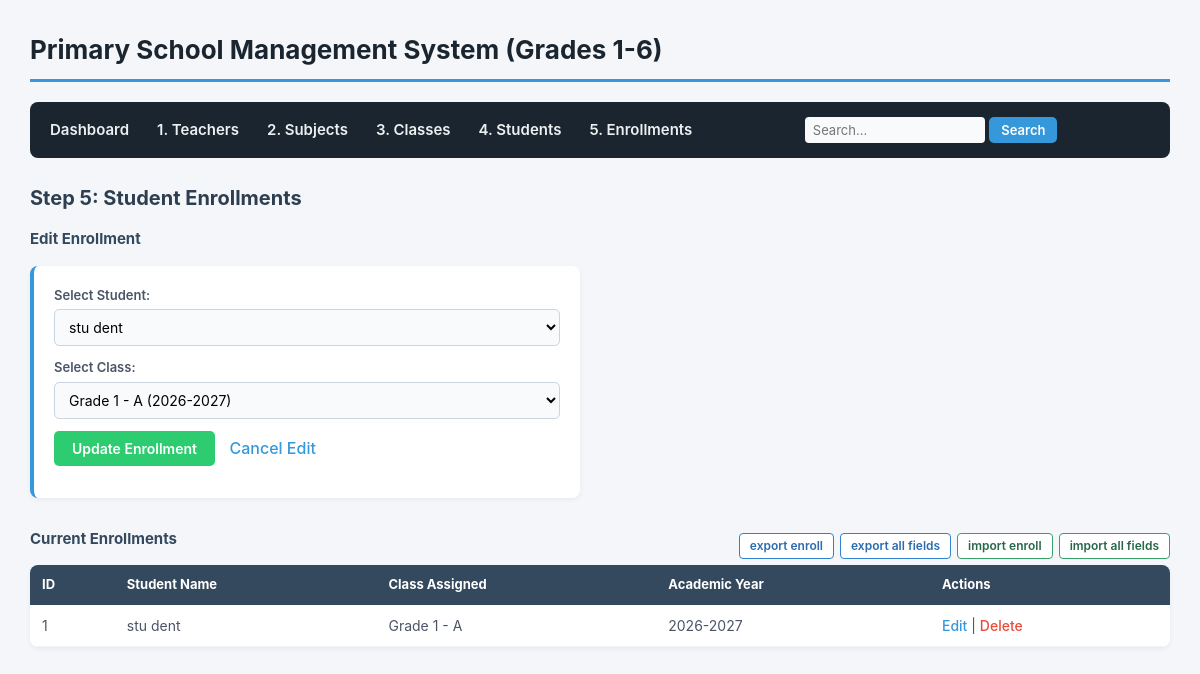
/enroll.php?edit=1, run on an earlier commit of the app's database.
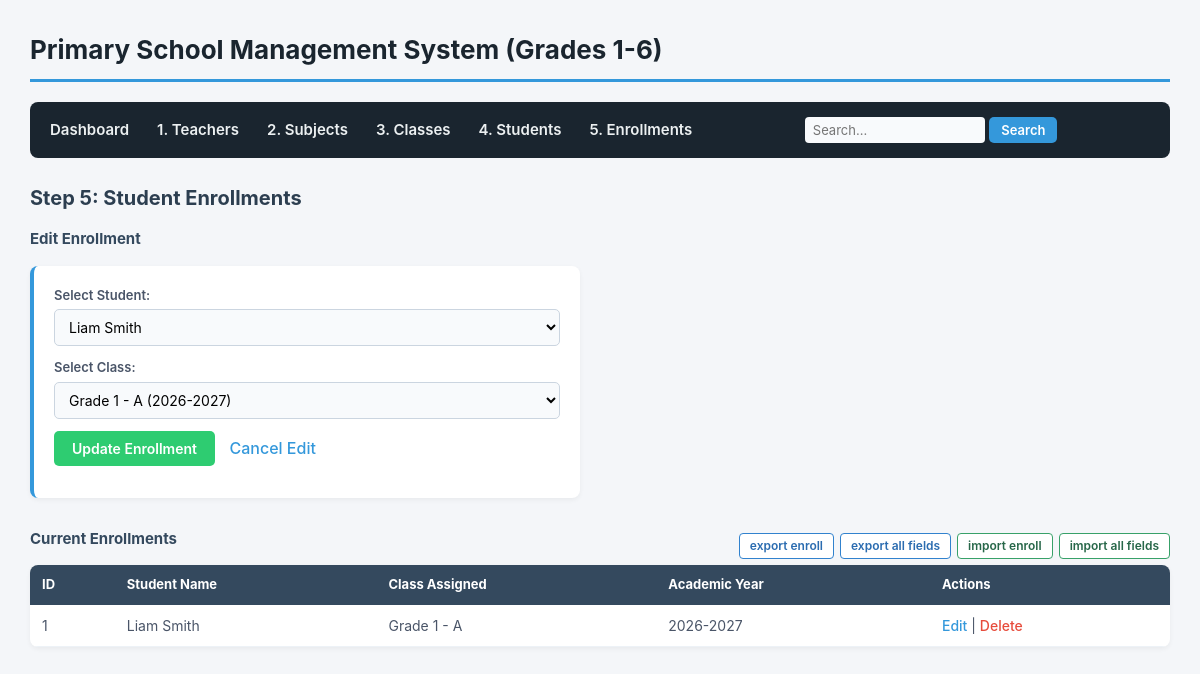
And on a later commit of the database.
### tables this page shows
CREATE TABLE `enrollments` (
  `enrollment_id` int(11) NOT NULL,
  `student_id` int(11) NOT NULL,
  `class_id` int(11) NOT NULL,
  `enrollment_date` date DEFAULT curdate()
);

CREATE TABLE `students` (
  `student_id` int(11) NOT NULL,
  `first_name` varchar(50) NOT NULL,
  `last_name` varchar(50) NOT NULL,
  `dob` date NOT NULL,
  `gender` enum('Male','Female','Other') NOT NULL,
  `admission_date` date DEFAULT curdate(),
  `medical_notes` text DEFAULT NULL,
  `is_active` tinyint(1) DEFAULT 1
);

CREATE TABLE `classes` (
  `class_id` int(11) NOT NULL,
  `grade_level` int(11) NOT NULL CHECK (`grade_level` between 1 and 6),
  `section` varchar(5) NOT NULL,
  `academic_year` varchar(9) NOT NULL,
  `homeroom_teacher_id` int(11) DEFAULT NULL
);

### enroll.php (the view, shortened to what this page needs)
<?php
require_once 'db.php';
$edit_enrollment = isset($_GET['edit']) ? $pdo->prepare("SELECT * FROM enrollments WHERE enrollment_id = ?") : null;
if ($edit_enrollment) {
    $edit_enrollment->execute([$_GET['edit']]);
    $edit_enrollment = $edit_enrollment->fetch();
}
$students = $pdo->query("SELECT * FROM students ORDER BY first_name ASC")->fetchAll();
$classes  = $pdo->query("SELECT * FROM classes ORDER BY grade_level ASC, section ASC")->fetchAll();
$enrollments = $pdo->query("
    SELECT e.enrollment_id, e.student_id, e.class_id, CONCAT(s.first_name, ' ', s.last_name) AS student_name, c.grade_level, c.section, c.academic_year
    FROM enrollments e
    JOIN students s ON e.student_id = s.student_id
    JOIN classes c ON e.class_id = c.class_id
    ORDER BY e.enrollment_id DESC
")->fetchAll();
include 'header.php';
?>
<h2>Step 5: Student Enrollments</h2>
<h3><?= $edit_enrollment ? 'Edit Enrollment' : 'Enroll Student in a Class' ?></h3>
<form action="enroll.php" method="POST">
    <p>
        <label>Select Student:</label>
        <select name="student_id" required>
            <?php foreach ($students as $s): ?>
                <option value="<?= $s['student_id'] ?>" <?= (isset($edit_enrollment['student_id']) && $edit_enrollment['student_id'] == $s['student_id']) ? 'selected' : '' ?>>
                    <?= htmlspecialchars($s['first_name'] . ' ' . $s['last_name']) ?>
                </option>
            <?php endforeach; ?>
        </select>
    </p>
    <p>
        <label>Select Class:</label>
        <select name="class_id" required>
            <?php foreach ($classes as $c): ?>
                <option value="<?= $c['class_id'] ?>" <?= (isset($edit_enrollment['class_id']) && $edit_enrollment['class_id'] == $c['class_id']) ? 'selected' : '' ?>>
                    Grade <?= $c['grade_level'] ?> - <?= htmlspecialchars($c['section']) ?> (<?= htmlspecialchars($c['academic_year']) ?>)
                </option>
            <?php endforeach; ?>
        </select>
    </p>
    <p>
        <button type="submit" name="save_enrollment"><?= $edit_enrollment ? 'Update Enrollment' : 'Enroll Student' ?></button>
        <?php if ($edit_enrollment): ?>
            <a href="enroll.php" style="margin-left: 10px;">Cancel Edit</a>
        <?php endif; ?>
    </p>
</form>
<div style="display: flex; justify-content: space-between; align-items: center; margin-top: 30px;">
    <h3>Current Enrollments</h3>
    <div style="display: flex; gap: 6px;">
        <a href="db_tools.php?action=export_data&table=enrollments" class="btn-tool btn-tool-export">export enroll</a>
        <a href="db_tools.php?action=export_data&table=all" class="btn-tool btn-tool-export">export all fields</a>
        <button type="button" class="btn-tool btn-tool-import" onclick="openImportModal('Import Enrollments Data', 'enrollments')">import enroll</button>
        <button type="button" class="btn-tool btn-tool-import" onclick="openImportModal('Import All Database Data', 'all')">import all fields</button>
    </div>
</div>
<table>
    <thead>
        <tr><th>ID</th><th>Student Name</th><th>Class Assigned</th><th>Academic Year</th><th>Actions</th></tr>
    </thead>
    <tbody>
        <?php if (count($enrollments) > 0): ?>
            <?php foreach ($enrollments as $e): ?>
                <tr>
                    <td><?= $e['enrollment_id'] ?></td>
                    <td><?= htmlspecialchars($e['student_name']) ?></td>
                    <td>Grade <?= $e['grade_level'] ?> - <?= htmlspecialchars($e['section']) ?></td>
                    <td><?= htmlspecialchars($e['academic_year']) ?></td>
                    <td>
                        <a href="enroll.php?edit=<?= $e['enrollment_id'] ?>">Edit</a> |
                        <a href="enroll.php?delete=<?= $e['enrollment_id'] ?>" class="btn-delete" onclick="return confirm('Are you sure you want to delete this enrollment?')">Delete</a>
                    </td>
                </tr>
            <?php endforeach; ?>
        <?php else: ?>
            <tr><td colspan="5">No enrollments found.</td></tr>
        <?php endif; ?>
    </tbody>
</table>
</body>
</html>

What changed in the data, as far as the page shows it:
changed through a linked row, enrollments id 1: student_id "stu dent" → "Liam Smith"; student_name "stu dent" → "Liam Smith"
